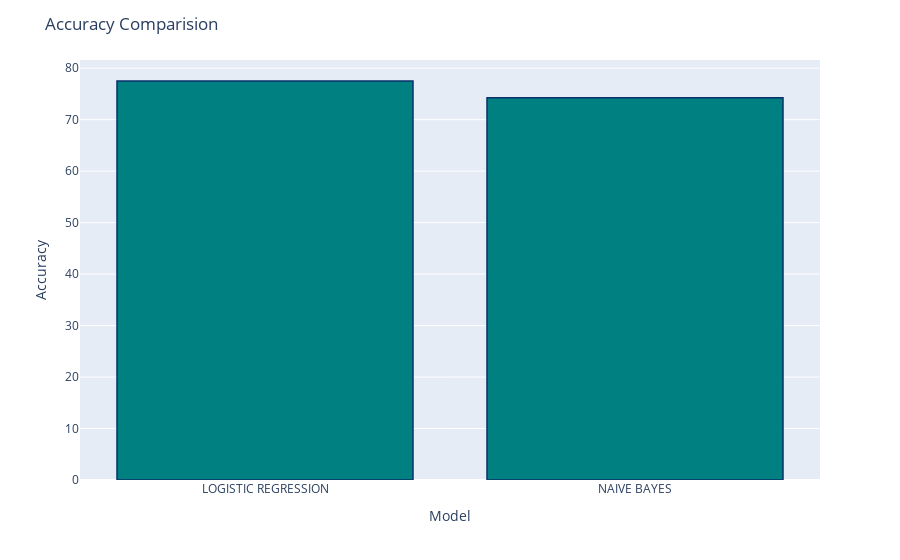

Notebook code for this chart:
### Markdown cell above
Kết quả vẫn nghiên về mô hình **LR** với tỷ lệ dự đoán đúng là **77.51%** ở mức có thể chấp nhận và đã được dự tính từ trước.

### Code cell
import plotly.express as px
fig = px.bar(x=list(accuracies.keys()), y=list(accuracies.values()))
fig.update_traces(marker_color='teal', marker_line_color='rgb(8,48,107)', marker_line_width=1.5)
fig.update_layout(title="Accuracy Comparision", xaxis_title="Model", yaxis_title="Accuracy")
fig.show()

### Figure 1 — Plotly figure (JSON) as saved in the notebook; plotly's stock layout.template omitted (floating-point values rounded to 4 significant figures)
{"data": [{"alignmentgroup": "True", "hovertemplate": "x=%{x}<br>y=%{y}<extra></extra>", "legendgroup": "", "marker": {"color": "teal", "line": {"color": "rgb(8,48,107)", "width": 1.5}, "pattern": {"shape": ""}}, "name": "", "offsetgroup": "", "orientation": "v", "showlegend": false, "textposition": "auto", "type": "bar", "x": ["LOGISTIC REGRESSION", "NAIVE BAYES"], "xaxis": "x", "y": [77.51, 74.27], "yaxis": "y"}], "layout": {"barmode": "relative", "legend": {"tracegroupgap": 0}, "margin": {"t": 60}, "title": {"text": "Accuracy Comparision"}, "xaxis": {"anchor": "y", "domain": [0, 1], "title": {"text": "Model"}}, "yaxis": {"anchor": "x", "domain": [0, 1], "title": {"text": "Accuracy"}}}}
